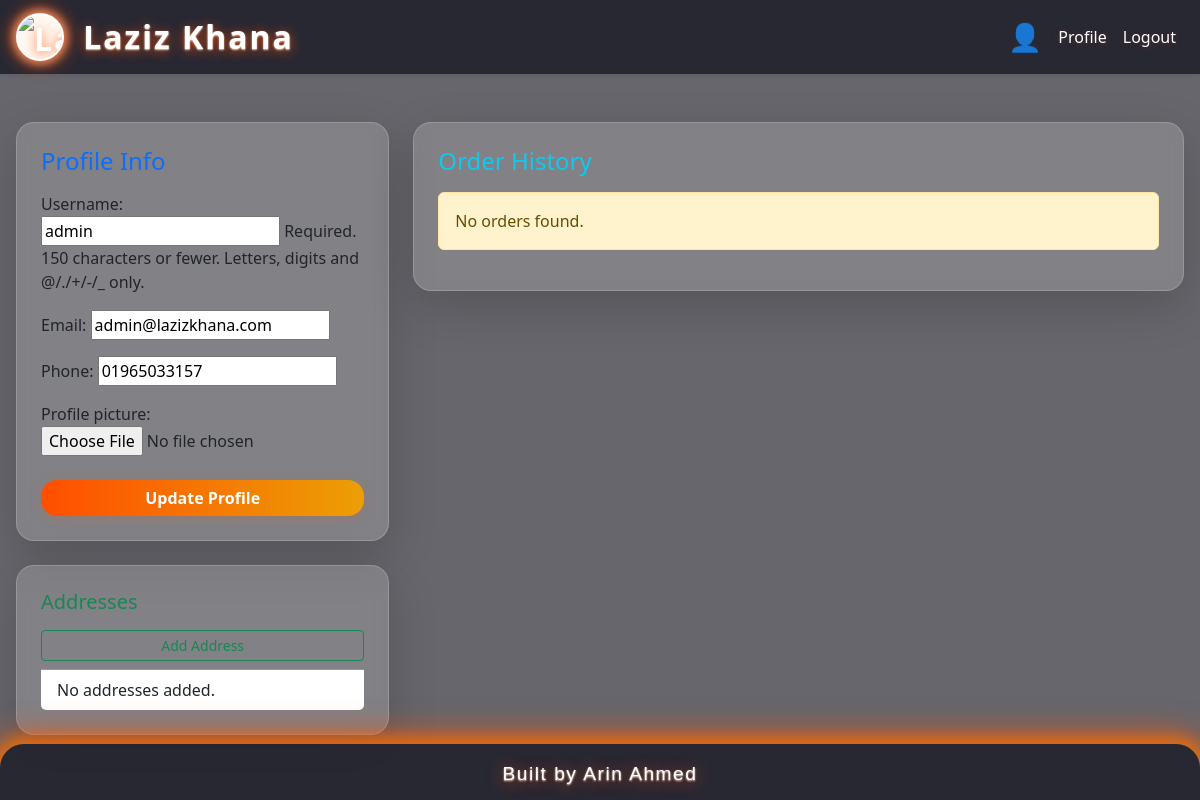
/accounts/profile/ (signed in), run on an earlier commit of the app's database.
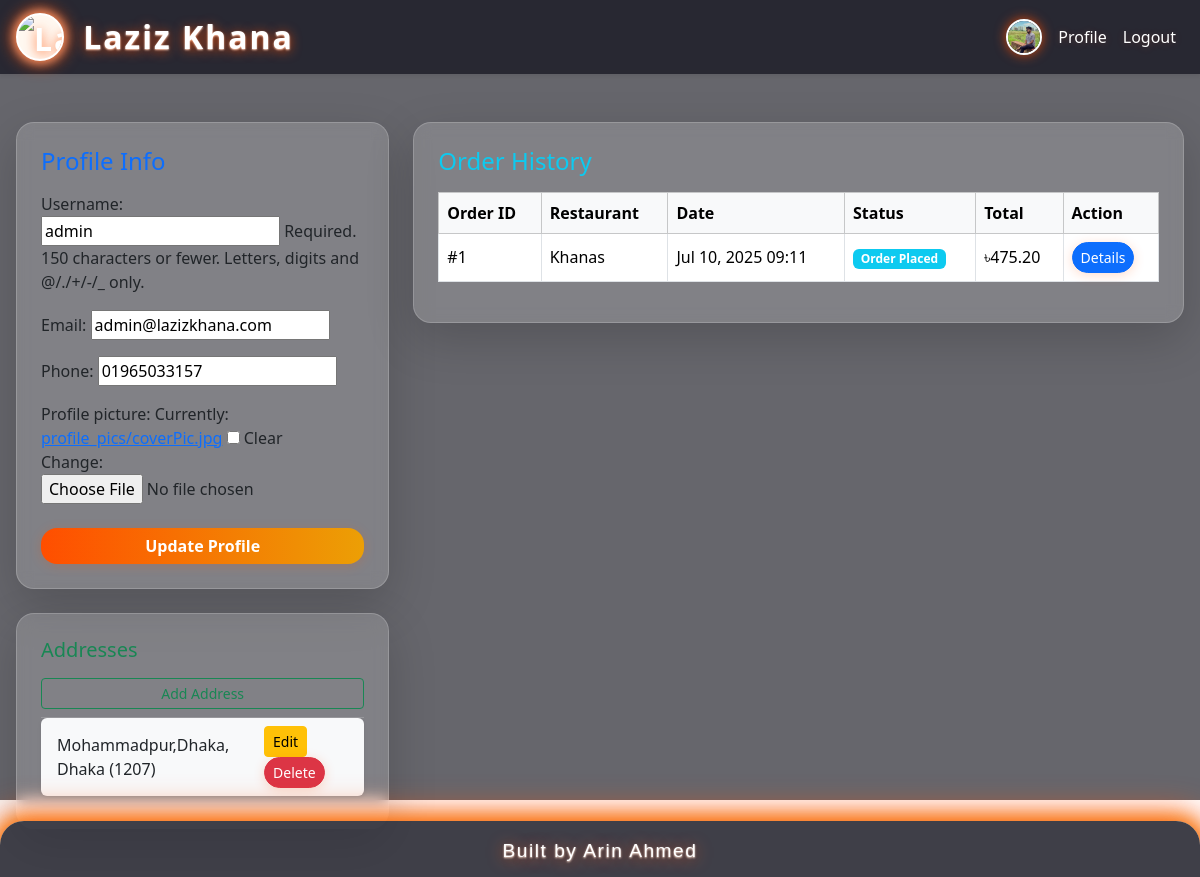
And on a later commit of the database.
### users/models.py (models this page shows, shortened)
class User(AbstractUser):
    email = models.EmailField(unique=True)
    phone = models.CharField(max_length=20, unique=True)
    profile_picture = models.ImageField(upload_to='profile_pics/', blank=True, null=True)
    REQUIRED_FIELDS = ['email', 'phone']

class Address(models.Model):
    user = models.ForeignKey('User', on_delete=models.CASCADE, related_name='addresses')
    address = models.CharField(max_length=255, default='')
    postal_code = models.CharField(max_length=20, blank=True, default='')
    city = models.CharField(max_length=100, default='Dhaka')
    is_default = models.BooleanField()
    def __str__(self):
        return f"{self.address}, {self.city} ({self.postal_code})"

### orders/models.py (models this page shows, shortened)
class Order(models.Model):
    user = models.ForeignKey(User, on_delete=models.CASCADE, related_name='orders')
    restaurant = models.ForeignKey(Restaurant, on_delete=models.CASCADE, related_name='orders')
    items = models.ManyToManyField(MenuItem, through='OrderItem')
    total = models.DecimalField(max_digits=10, decimal_places=2)
    delivery_address = models.ForeignKey(Address, on_delete=models.SET_NULL, null=True)
    status = models.CharField(max_length=20, choices=ORDER_STATUS_CHOICES, default='placed')
    promo_code = models.ForeignKey(PromoCode, on_delete=models.SET_NULL, null=True, blank=True)
    timestamp = models.DateTimeField(auto_now_add=True)
    estimated_delivery = models.DateTimeField(blank=True, null=True)
    payment_method = models.CharField(
        max_length=20,
        choices=[
            ('bkash', 'bKash'),
            ('nagad', 'Nagad'),
            ('rocket', 'Rocket'),
            ('upay', 'Upay'),
            ('card', 'International Card'),
            ('cod', 'Cash on Delivery'),
        ],
        null=True,
        blank=True
    )

### restaurants/models.py (models this page shows, shortened)
class Restaurant(models.Model):
    name = models.CharField(max_length=100)
    logo = models.ImageField(upload_to='restaurant_logos/', blank=True, null=True)
    address = models.CharField(max_length=255)
    contact = models.CharField(max_length=50)
    operating_hours = models.CharField(max_length=100)
    delivery_radius = models.PositiveIntegerField(blank=True, null=True)
    minimum_order = models.DecimalField(max_digits=8, decimal_places=2, blank=True, null=True)
    cuisine_type = models.CharField(max_length=100)
    rating = models.FloatField(blank=True, null=True)
    is_approved = models.BooleanField()
    owner = models.ForeignKey(User, on_delete=models.SET_NULL, null=True, blank=True, related_name='restaurants')

### users/views.py (the view)
# urls.py: path('profile/', views.profile_view, name='profile'),
@login_required
def profile_view(request):
    user = request.user
    if request.method == 'POST':
        form = UserProfileForm(request.POST, request.FILES, instance=user)
        if form.is_valid():
            form.save()
            messages.success(request, 'Profile updated!')
            return redirect('profile')
    else:
        form = UserProfileForm(instance=user)
    addresses = user.addresses.all()
    orders = Order.objects.filter(user=user).order_by('-timestamp')
    return render(request, 'users/profile.html', {'form': form, 'addresses': addresses, 'orders': orders})

### users/forms.py
class UserProfileForm(forms.ModelForm):
    class Meta:
        model = User
        fields = ['username', 'email', 'phone', 'profile_picture']

### users/templates/users/profile.html (shortened to what this page needs)
{% extends 'base.html' %}
{% block content %}
<div class="container py-5">
  <div class="row g-4 justify-content-center">
    <div class="col-lg-4 col-md-6">
      <div class="card shadow-lg p-4 mb-4 animate__animated animate__fadeInLeft" style="border-radius: 18px;">
        <h4 class="mb-3 text-primary">Profile Info</h4>
        <form method="post" enctype="multipart/form-data">
          {{ form.as_p }}
          <button type="submit" class="btn btn-gradient w-100 mt-2">Update Profile</button>
        </form>
      </div>
      <div class="card shadow-lg p-4 animate__animated animate__fadeInLeft" style="border-radius: 18px;">
        <h5 class="mb-3 text-success">Addresses</h5>
        <a href="{% url 'add_address' %}" class="btn btn-outline-success btn-sm mb-2 w-100">Add Address</a>
        <ul class="list-group list-group-flush">
          {% for address in addresses %}
          <li class="list-group-item d-flex justify-content-between align-items-center bg-light mb-2 rounded shadow-sm">
            <span>{{ address }}</span>
            <span>
              <a href="{% url 'edit_address' address.pk %}" class="btn btn-sm btn-warning me-1">Edit</a>
              <a href="{% url 'delete_address' address.pk %}" class="btn btn-sm btn-danger">Delete</a>
            </span>
          </li>
          {% empty %}
          <li class="list-group-item">No addresses added.</li>
          {% endfor %}
        </ul>
      </div>
    </div>
    <div class="col-lg-8 col-md-12">
      <div class="card shadow-lg p-4 animate__animated animate__fadeInRight" style="border-radius: 18px;">
        <h4 class="mb-3 text-info">Order History</h4>
        {% if orders %}
        <div class="table-responsive">
          <table class="table table-bordered align-middle table-hover">
            <thead class="table-light">
              <tr>
                <th>Order ID</th>
                <th>Restaurant</th>
                <th>Date</th>
                <th>Status</th>
                <th>Total</th>
                <th>Action</th>
              </tr>
            </thead>
            <tbody>
              {% for order in orders %}
              <tr>
                <td>#{{ order.pk }}</td>
                <td>{{ order.restaurant.name }}</td>
                <td>{{ order.timestamp|date:'M d, Y H:i' }}</td>
                <td><span class="badge bg-info">{{ order.get_status_display }}</span></td>
                <td>৳{{ order.total }}</td>
                <td><a href="{% url 'order_detail' order.pk %}" class="btn btn-sm btn-primary">Details</a></td>
              </tr>
              {% endfor %}
            </tbody>
          </table>
        </div>
        {% else %}
        <div class="alert alert-warning">No orders found.</div>
        {% endif %}
      </div>
    </div>
  </div>
</div>
{% endblock %}

### users/templates/base.html (shortened to what this page needs)
{% load static %}
<!DOCTYPE html>
<html lang="en">
<head>
    <link href="https://cdn.jsdelivr.net/npm/bootstrap@5.3.2/dist/css/bootstrap.min.css" rel="stylesheet">
    <link rel="stylesheet" href="https://cdnjs.cloudflare.com/ajax/libs/animate.css/4.1.1/animate.min.css"/>
</head>
<body>
<div class="bg-overlay"></div>
<nav class="navbar navbar-expand-lg navbar-dark shadow-sm">
  <div class="container">
    <a class="navbar-brand d-flex align-items-center" href="/">
      <img src="{% static 'img/laziz_khana_logo.png' %}" alt="Laziz Khana Logo" class="logo-icon me-2 animate__animated animate__pulse animate__infinite">
      Laziz Khana
    </a>
    <div class="collapse navbar-collapse" id="navbarNav">
      <ul class="navbar-nav ms-auto">
        {% if user.is_authenticated %}
        <li class="nav-item d-flex align-items-center">
          {% if user.profile_picture %}
            <img src="{{ user.profile_picture.url }}" alt="Profile" class="rounded-circle me-2" style="width:36px;height:36px;object-fit:cover;border:2px solid #fff;box-shadow:0 0 12px #ff4e00cc;">
          {% else %}
            <span class="me-2" style="font-size:1.7rem;line-height:1;vertical-align:middle;">👤</span>
          {% endif %}
          <a class="nav-link" href="{% url 'profile' %}">Profile</a>
        </li>
        <li class="nav-item"><a class="nav-link" href="{% url 'logout' %}">Logout</a></li>
        {% else %}
        <li class="nav-item"><a class="nav-link" href="{% url 'login' %}">Login</a></li>
        <li class="nav-item"><a class="nav-link" href="{% url 'register' %}">Register</a></li>
        {% endif %}
      </ul>
    </div>
  </div>
</nav>
<div class="container-fluid p-0">
  <div class="main-content-responsive">
    {% block content %}{% endblock %}
  </div>
</div>
<footer class="footer">
  Built by Arin Ahmed
</footer>
</body>
</html>

### users/templates/users/profile.html (style rules this page uses)
.btn-gradient { background: linear-gradient(90deg, #ff4e00 0%, #ec9f05 100%); color: #fff; font-weight: 600; border: none; border-radius: 16px; box-shadow: 0 2px 12px #ff4e0033; transition: box-shadow 0.2s, transform 0.2s, background 0.3s; }

What changed in the data, as far as the page shows it:
changed User "admin": profile_picture: picture added
added Address: address+city+postal_code "Mohammadpur,Dhaka, Dhaka (1207)"
added Order: pk "1", restaurant.name "Khanas", timestamp "Jul 10, 2025 09:11", status "Order Placed", total "475.20"
Also different on the page:
form field as_p: (not shown) → "☐"
text no longer shown: "Username: Required. 150 characters or fewer. Letters, digits and @/./+/-/_ only. Email: Phone: Profile picture: 👤 No addresses added. No orders found."
text now shown: "Username: Required. 150 characters or fewer. Letters, digits and @/./+/-/_ only. Email: Phone: Profile picture: Currently: profile_pics/coverPic.jpg Clear Change: Order ID Restaurant Date Status Total Action"
